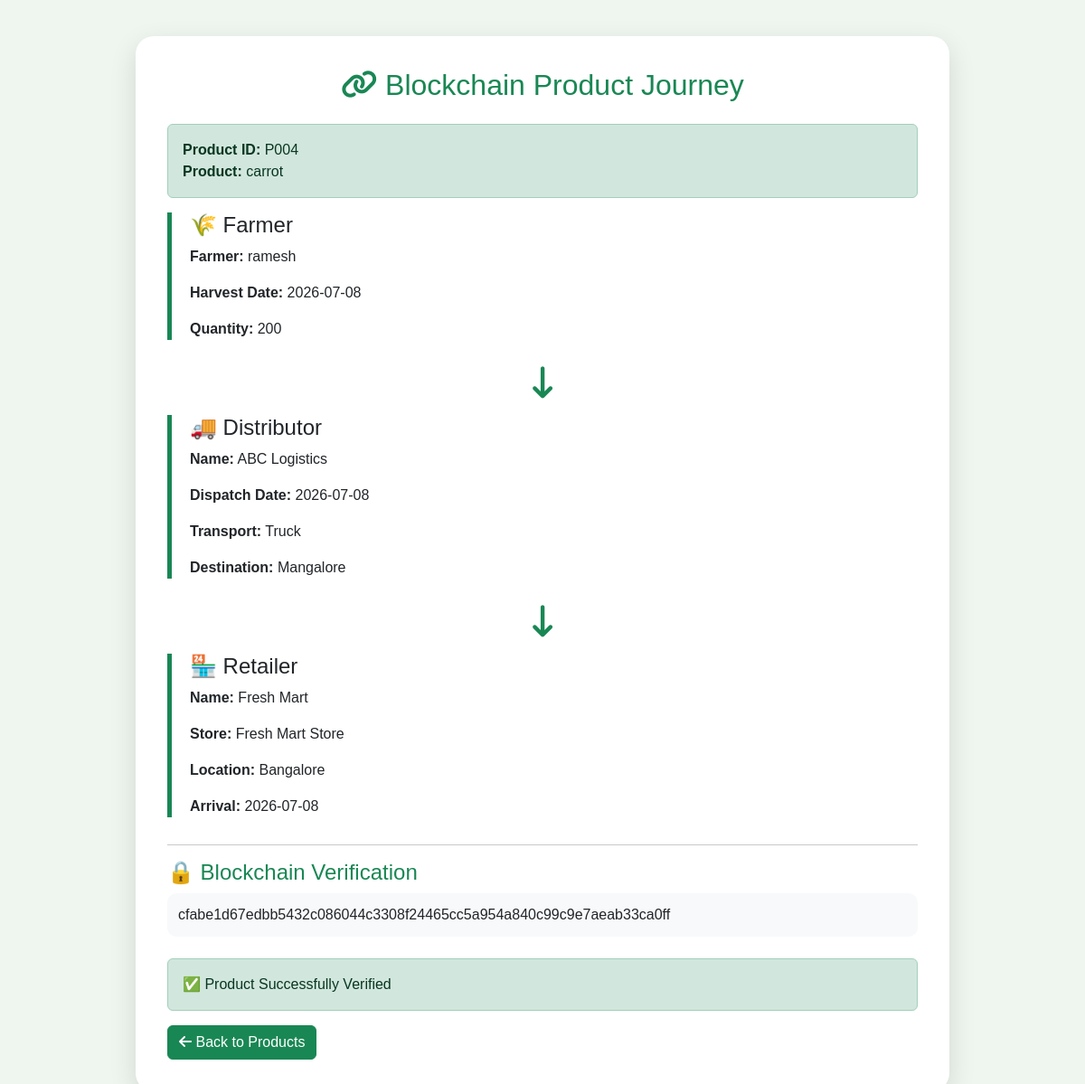
The page /history/P004 on the database its author committed.
### tables this page shows
CREATE TABLE products(
    product_id TEXT PRIMARY KEY,
    product_name TEXT,
    farmer_name TEXT,
    harvest_date TEXT,
    quantity TEXT
);

CREATE TABLE distributor(
    product_id TEXT,
    distributor_name TEXT,
    dispatch_date TEXT,
    transport_method TEXT,
    destination TEXT
);

CREATE TABLE retailer(
    product_id TEXT,
    retailer_name TEXT,
    store_name TEXT,
    location TEXT,
    arrival_date TEXT
);

### app.py (the view)
@app.route("/history/<product_id>")
def history(product_id):
    conn = get_connection()
    cursor = conn.cursor()
    cursor.execute(
        "SELECT * FROM products WHERE product_id=?",
        (product_id,)
    )
    product = cursor.fetchone()
    cursor.execute(
        "SELECT * FROM distributor WHERE product_id=?",
        (product_id,)
    )
    distributor = cursor.fetchone()
    cursor.execute(
        "SELECT * FROM retailer WHERE product_id=?",
        (product_id,)
    )
    retailer = cursor.fetchone()
    cursor.execute("""
    SELECT sender,
           receiver,
           location,
           timestamp,
           hash,
           previous_hash
    FROM transactions
    WHERE product_id=?
    ORDER BY tx_id
    """, (product_id,))
    transactions = cursor.fetchall()
    conn.close()
    data = str(product) + str(distributor) + str(retailer)
    blockchain_hash = hashlib.sha256(
        data.encode()
    ).hexdigest()
    return render_template(
        "history.html",
        product=product,
        distributor=distributor,
        retailer=retailer,
        blockchain_hash=blockchain_hash,
        transactions=transactions
    )

### app.py (called while the page is built)
def get_connection():
    return sqlite3.connect(DATABASE)

### templates/history.html (shortened to what this page needs)
<!DOCTYPE html>
<html lang="en">
<head>
<link href="https://cdn.jsdelivr.net/npm/bootstrap@5.3.3/dist/css/bootstrap.min.css" rel="stylesheet">
<link href="https://cdnjs.cloudflare.com/ajax/libs/font-awesome/6.5.2/css/all.min.css" rel="stylesheet">
</head>
<body>
<div class="container">
<div class="timeline-card">
<h2 class="text-success text-center mb-4">
<i class="fa-solid fa-link"></i>
Blockchain Product Journey
</h2>
<div class="alert alert-success">
<b>Product ID:</b> {{ product[0] }}
<br>
<b>Product:</b> {{ product[1] }}
</div>
<div class="stage">
<h4>🌾 Farmer</h4>
<p><b>Farmer:</b> {{ product[2] }}</p>
<p><b>Harvest Date:</b> {{ product[3] }}</p>
<p><b>Quantity:</b> {{ product[4] }}</p>
</div>
<div class="text-center mb-3">
<i class="fa-solid fa-arrow-down-long icon"></i>
</div>
<div class="stage">
<h4>🚚 Distributor</h4>
<p><b>Name:</b> {{ distributor[1] }}</p>
<p><b>Dispatch Date:</b> {{ distributor[2] }}</p>
<p><b>Transport:</b> {{ distributor[3] }}</p>
<p><b>Destination:</b> {{ distributor[4] }}</p>
</div>
<div class="text-center mb-3">
<i class="fa-solid fa-arrow-down-long icon"></i>
</div>
<div class="stage">
<h4>🏪 Retailer</h4>
<p><b>Name:</b> {{ retailer[1] }}</p>
<p><b>Store:</b> {{ retailer[2] }}</p>
<p><b>Location:</b> {{ retailer[3] }}</p>
<p><b>Arrival:</b> {{ retailer[4] }}</p>
</div>
<hr>
<h4 class="text-success">
🔒 Blockchain Verification
</h4>
<div class="hash">
{{ blockchain_hash }}
</div>
<br>
<div class="alert alert-success">
✅ Product Successfully Verified
</div>
<a href="/products" class="btn btn-success">
<i class="fa fa-arrow-left"></i>
Back to Products
</a>
</div>
</div>
</body>
</html>

### templates/history.html (style rules this page uses)
body { background:#eef6ef; font-family:Arial,Helvetica,sans-serif; }
.timeline-card { max-width:900px; margin:auto; margin-top:40px; background:white; border-radius:20px; padding:35px; box-shadow:0 10px 30px rgba(0,0,0,.12); }
.stage { border-left:5px solid #198754; padding-left:20px; margin-bottom:30px; }
.icon { font-size:35px; color:#198754; }
.hash { background:#f8f9fa; border-radius:10px; padding:12px; word-break:break-all; }

### rows shown on the page
products: product_id "P004", product_name "carrot", farmer_name "ramesh", harvest_date "2026-07-08", quantity "200"
distributor: distributor_name "ABC Logistics", dispatch_date "2026-07-08", transport_method "Truck", destination "Mangalore"
retailer: retailer_name "Fresh Mart", store_name "Fresh Mart Store", location "Bangalore", arrival_date "2026-07-08"

### other values the page prints
{{ blockchain_hash }} "cfabe1d67edbb5432c086044c3308f24465cc5a954a840c99c9e7aeab33ca0ff"
